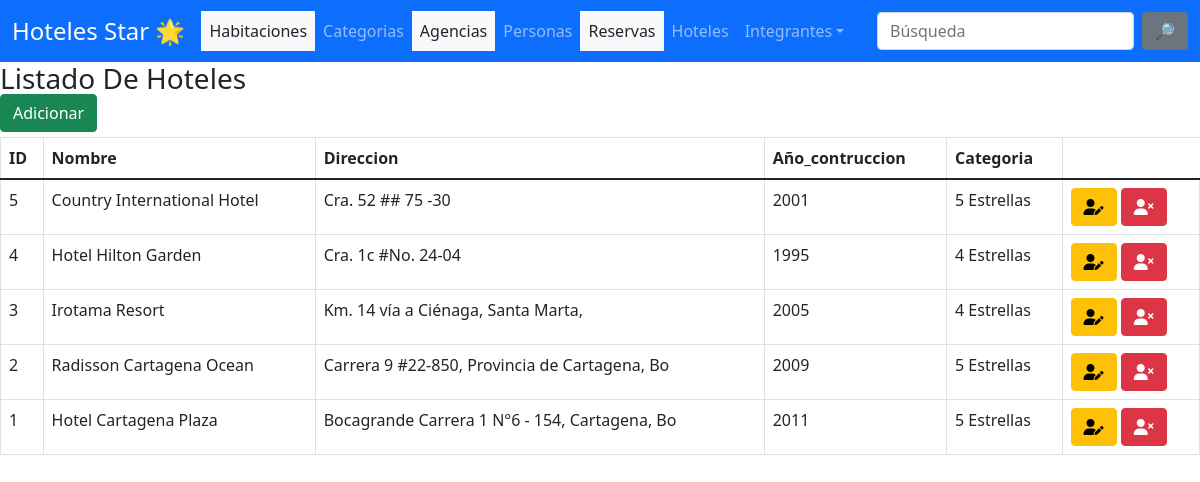
The app's page /hoteles/ with its own data.
### apps/Hotel/models.py (models this page shows, shortened)
class Hotel(models.Model):
    Nombre = models.CharField(max_length=100)
    Direccion    = models.CharField(max_length=45)
    Año_contruccion     = models.CharField(max_length=10)
    Categoria = models.ForeignKey(Categoria, on_delete=models.CASCADE)
    class Meta:
        verbose_name = "Hotel"
        verbose_name_plural = "Hoteles"

### apps/Categoria/models.py (models this page shows)
class Categoria(models.Model):
    Iva = models.CharField(max_length=20)
    Descripcion   = models.CharField(max_length=80)
    def __str__(self):
        return self.Descripcion
    class Meta:
        verbose_name = "Categoria"
        verbose_name_plural = "Categorias"

### apps/Hotel/views.py (the view)
# urls.py: path('', index, name ='index'),
def index(request):
    hotel = Hotel.objects.all().order_by('-id')
    context = {'hoteles': hotel}
    return render(request, 'Hotel/index.html', context)

### templates/Hotel/index.html (shortened to what this page needs)
{% extends 'base/base.html' %}
{% block content %}
  <h3> Listado De  Hoteles </h3>
  <a href="{% url 'Hoteles:hotelCreate' %}" class="btn btn-success pull-right" style="margin-top: -10px; margin-bottom: 5px;">Adicionar</a>
  <table class="table  table-hover table-bordered">
    <thead>
      <tr>
        <th scope="col">ID</th>
        <th scope="col">Nombre</th>
        <th scope="col">Direccion</th>
        <th scope="col">Año_contruccion</th>
        <th scope="col">Categoria</th>
      </tr>
    </thead>
    <tbody>
      {% if hoteles %}
        {% for hotel in hoteles %}
            <tr>
                <td>{{ hotel.id}}</td>
                <td>{{ hotel.Nombre}}</td>
                <td>{{ hotel.Direccion}}</td>
                <td>{{ hotel.Año_contruccion}}</td>
                <td>{{ hotel.Categoria}}</td>
                <td>
                  <a class="btn btn-warning " href="{% url 'Hoteles:hotelEdit' hotel.id %}" >
                    <i class="fas fa-user-edit"></i>
                  </a>
                  <a class="btn btn-danger " href="{% url 'Hoteles:hotelEliminar' hotel.id %}" >
                    <i class="fas fa-user-times"></i>
                  </a>
                </td>
            </tr>
      {% endfor %}
      {% else %}
      <h3> No existe Registros De Hoteles </h3>
   {% endif %}
    </tbody>
  </table>
{% endblock %}

### records on screen
Hotel: id "5", Nombre "Country International Hotel", Direccion "Cra. 52 ## 75 -30", Año_contruccion "2001", Categoria "5 Estrellas"
Hotel: id "4", Nombre "Hotel Hilton Garden", Direccion "Cra. 1c #No. 24-04", Año_contruccion "1995", Categoria "4 Estrellas"
Hotel: id "3", Nombre "Irotama Resort", Direccion "Km. 14 vía a Ciénaga, Santa Marta,", Año_contruccion "2005", Categoria "4 Estrellas"
Hotel: id "2", Nombre "Radisson Cartagena Ocean", Direccion "Carrera 9 #22-850, Provincia de Cartagena, Bo", Año_contruccion "2009", Categoria "5 Estrellas"
Hotel: id "1", Nombre "Hotel Cartagena Plaza", Direccion "Bocagrande Carrera 1 N°6 - 154, Cartagena, Bo", Año_contruccion "2011", Categoria "5 Estrellas"
